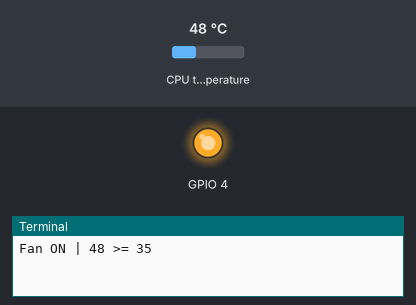
Bench run of a program on a simulated Raspberry Pi (BCM pin numbers). Shown: output pins drawn as LEDs (lit = HIGH), the last lines printed to the terminal. Inputs (shaded band) come from the test bench; at power-on: CPU temperature 48 °C.

Above: at 1.2 s.
1.3 s: CPU temperature set to 36 °C
5.2 s: CPU temperature set to 33 °C
At 7.3 s:
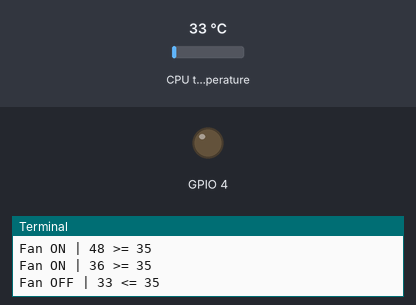
9.1 s: CPU temperature set to 44 °C
At 13.0 s:
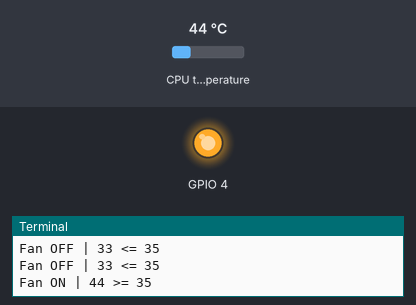
13.5 s: CPU temperature set to 31 °C
At 15.9 s:
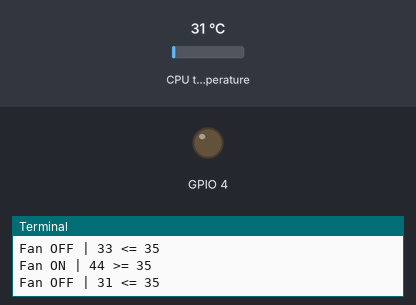
Timing chart, 0 to 17.4 s (numbered marks = the images above; inputs shaded):
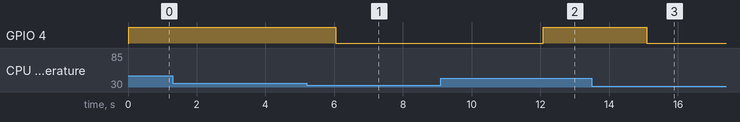

The program:

fan_switch.py
```python
import RPi.GPIO as gpio
import time
import os

gpio.setmode(gpio.BCM)
gpio.setup(4, gpio.OUT)

while True:
    temp = os.popen('vcgencmd measure_temp').readline()
    threshold = int(35)
    temp = int(temp[5:7])

    if temp >= threshold:
        print('Fan ON | {} >= {}' .format(temp, threshold))
        gpio.output(4,True)
        time.sleep(3)

    else:
        print('Fan OFF | {} <= {}' .format(temp, threshold))
        gpio.output(4, False)
        time.sleep(3)
```

Measured:
- the behaviour switches between 35 and 34 °C on CPU temperature (found by bisection; images 0 and 1)
- after the input at 5.2 s, GPIO 4: HIGH → LOW after 0.85 s
- after the input at 9.1 s, GPIO 4: LOW → HIGH after 3.0 s
- after the input at 13.5 s, GPIO 4: HIGH → LOW after 1.6 s
